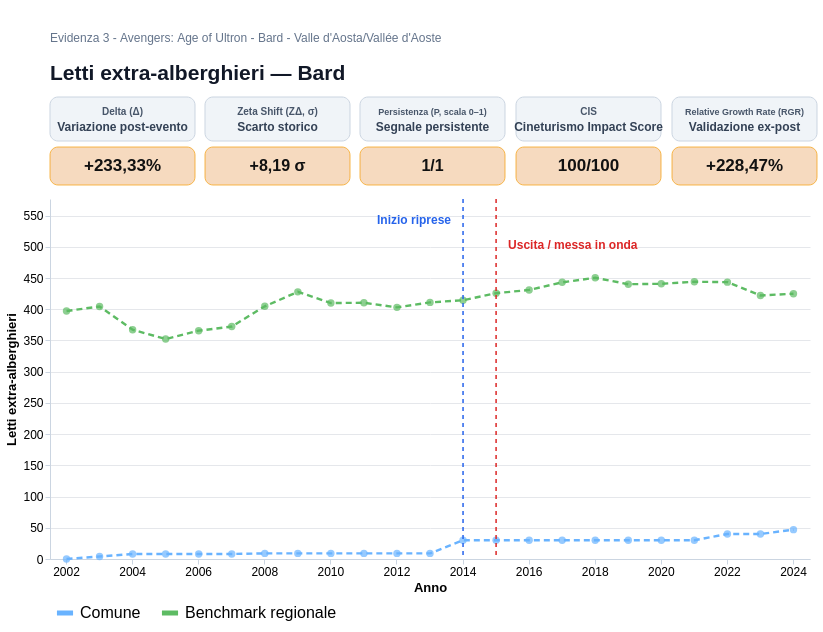

Write the Vega-Lite specification saved for this chart.
### Vega-Lite specification from a JSON file in a GitHub repository (floating-point values rounded to 4 significant figures)
{"$schema": "https://vega.github.io/schema/vega-lite/v5.json", "background": "white", "spacing": 12, "vconcat": [{"width": 760, "height": 58, "layer": [{"data": {"values": [{"x": 0, "y": 0, "text": "Letti extra-alberghieri — Bard"}]}, "mark": {"type": "text", "align": "left", "baseline": "top", "limit": 735, "fontSize": 21, "fontWeight": "bold", "color": "#111827"}, "encoding": {"x": {"field": "x", "type": "quantitative", "axis": null, "scale": {"domain": [0, 760]}}, "y": {"field": "y", "type": "quantitative", "axis": null, "scale": {"domain": [0, 58]}}, "text": {"field": "text"}}}, {"data": {"values": [{"x": 0, "y": 30, "text": "Evidenza 3 - Avengers: Age of Ultron - Bard - Valle d'Aosta/Vallée d'Aoste"}]}, "mark": {"type": "text", "align": "left", "baseline": "top", "limit": 740, "fontSize": 12, "color": "#64748B"}, "encoding": {"x": {"field": "x", "type": "quantitative", "axis": null, "scale": {"domain": [0, 760]}}, "y": {"field": "y", "type": "quantitative", "axis": null, "scale": {"domain": [0, 58]}}, "text": {"field": "text"}}}]}, {"hconcat": [{"vconcat": [{"width": 145, "height": 44, "layer": [{"data": {"values": [{"tip": "Delta (Δ): variazione percentuale tra il valore comunale immediatamente precedente allo shock (T−1=2013) e la media osservata nel triennio di impatto T0→T+2 (2014→2016). Formula: (media post − T−1)/|T−1|."}]}, "mark": {"type": "rect", "cornerRadius": 8, "fill": "#F0F4F8", "stroke": "#CBD5E1", "strokeWidth": 1}, "encoding": {"x": {"value": 0}, "x2": {"value": 145}, "y": {"value": 0}, "y2": {"value": 44}, "tooltip": [{"field": "tip", "type": "nominal", "title": "Delta (Δ)"}]}}, {"data": {"values": [{"x": 72.5, "y": 14, "text": "Variazione post-evento"}]}, "mark": {"type": "text", "align": "center", "baseline": "middle", "fontSize": 12, "fontWeight": "bold", "color": "#334155"}, "encoding": {"x": {"field": "x", "type": "quantitative", "axis": null, "scale": {"domain": [0, 145]}}, "y": {"field": "y", "type": "quantitative", "axis": null, "scale": {"domain": [0, 44]}}, "text": {"field": "text"}}}, {"data": {"values": [{"x": 72.5, "y": 29, "text": "Delta (Δ)"}]}, "mark": {"type": "text", "align": "center", "baseline": "middle", "fontSize": 10, "fontWeight": "bold", "color": "#475569"}, "encoding": {"x": {"field": "x", "type": "quantitative", "axis": null, "scale": {"domain": [0, 145]}}, "y": {"field": "y", "type": "quantitative", "axis": null, "scale": {"domain": [0, 44]}}, "text": {"field": "text"}}}]}, {"width": 145, "height": 38, "layer": [{"data": {"values": [{"tip": "Delta (Δ): variazione percentuale tra il valore comunale immediatamente precedente allo shock (T−1=2013) e la media osservata nel triennio di impatto T0→T+2 (2014→2016). Formula: (media post − T−1)/|T−1|."}]}, "mark": {"type": "rect", "cornerRadius": 8, "fill": "#F6D6B8", "stroke": "#F59E0B", "strokeWidth": 0.8, "opacity": 0.9}, "encoding": {"x": {"value": 0}, "x2": {"value": 145}, "y": {"value": 0}, "y2": {"value": 38}, "tooltip": [{"field": "tip", "type": "nominal", "title": "Delta (Δ)"}]}}, {"data": {"values": [{"x": 72.5, "y": 19, "text": "+233,33%"}]}, "mark": {"type": "text", "align": "center", "baseline": "middle", "fontSize": 17, "fontWeight": "bold", "color": "#111111"}, "encoding": {"x": {"field": "x", "type": "quantitative", "axis": null, "scale": {"domain": [0, 145]}}, "y": {"field": "y", "type": "quantitative", "axis": null, "scale": {"domain": [0, 38]}}, "text": {"field": "text"}}}]}], "spacing": 4}, {"vconcat": [{"width": 145, "height": 44, "layer": [{"data": {"values": [{"tip": "Zeta Shift (ZΔ): Z-Score dello scostamento tra la media di impatto T0→T+2 e la baseline storica 2002→2013 (n=12). È espresso in σ e misura l'eccezionalità statistica dello shock locale rispetto alla variabilità pre-evento."}]}, "mark": {"type": "rect", "cornerRadius": 8, "fill": "#F0F4F8", "stroke": "#CBD5E1", "strokeWidth": 1}, "encoding": {"x": {"value": 0}, "x2": {"value": 145}, "y": {"value": 0}, "y2": {"value": 44}, "tooltip": [{"field": "tip", "type": "nominal", "title": "Zeta Shift (ZΔ)"}]}}, {"data": {"values": [{"x": 72.5, "y": 14, "text": "Scarto storico"}]}, "mark": {"type": "text", "align": "center", "baseline": "middle", "fontSize": 12, "fontWeight": "bold", "color": "#334155"}, "encoding": {"x": {"field": "x", "type": "quantitative", "axis": null, "scale": {"domain": [0, 145]}}, "y": {"field": "y", "type": "quantitative", "axis": null, "scale": {"domain": [0, 44]}}, "text": {"field": "text"}}}, {"data": {"values": [{"x": 72.5, "y": 29, "text": "Zeta Shift (ZΔ, σ)"}]}, "mark": {"type": "text", "align": "center", "baseline": "middle", "fontSize": 10, "fontWeight": "bold", "color": "#475569"}, "encoding": {"x": {"field": "x", "type": "quantitative", "axis": null, "scale": {"domain": [0, 145]}}, "y": {"field": "y", "type": "quantitative", "axis": null, "scale": {"domain": [0, 44]}}, "text": {"field": "text"}}}]}, {"width": 145, "height": 38, "layer": [{"data": {"values": [{"tip": "Zeta Shift (ZΔ): Z-Score dello scostamento tra la media di impatto T0→T+2 e la baseline storica 2002→2013 (n=12). È espresso in σ e misura l'eccezionalità statistica dello shock locale rispetto alla variabilità pre-evento."}]}, "mark": {"type": "rect", "cornerRadius": 8, "fill": "#F6D6B8", "stroke": "#F59E0B", "strokeWidth": 0.8, "opacity": 0.9}, "encoding": {"x": {"value": 0}, "x2": {"value": 145}, "y": {"value": 0}, "y2": {"value": 38}, "tooltip": [{"field": "tip", "type": "nominal", "title": "Zeta Shift (ZΔ)"}]}}, {"data": {"values": [{"x": 72.5, "y": 19, "text": "+8,19 σ"}]}, "mark": {"type": "text", "align": "center", "baseline": "middle", "fontSize": 16, "fontWeight": "bold", "color": "#111111"}, "encoding": {"x": {"field": "x", "type": "quantitative", "axis": null, "scale": {"domain": [0, 145]}}, "y": {"field": "y", "type": "quantitative", "axis": null, "scale": {"domain": [0, 38]}}, "text": {"field": "text"}}}]}], "spacing": 4}, {"vconcat": [{"width": 145, "height": 44, "layer": [{"data": {"values": [{"tip": "Persistenza (P): quota dei tre anni T0→T+2 in cui il valore comunale resta superiore alla media della baseline storica T_min→T−1. Scala 0–1: 1 indica tenuta positiva in tutti e tre gli anni."}]}, "mark": {"type": "rect", "cornerRadius": 8, "fill": "#F0F4F8", "stroke": "#CBD5E1", "strokeWidth": 1}, "encoding": {"x": {"value": 0}, "x2": {"value": 145}, "y": {"value": 0}, "y2": {"value": 44}, "tooltip": [{"field": "tip", "type": "nominal", "title": "Persistenza (P)"}]}}, {"data": {"values": [{"x": 72.5, "y": 14, "text": "Segnale persistente"}]}, "mark": {"type": "text", "align": "center", "baseline": "middle", "fontSize": 12, "fontWeight": "bold", "color": "#334155"}, "encoding": {"x": {"field": "x", "type": "quantitative", "axis": null, "scale": {"domain": [0, 145]}}, "y": {"field": "y", "type": "quantitative", "axis": null, "scale": {"domain": [0, 44]}}, "text": {"field": "text"}}}, {"data": {"values": [{"x": 72.5, "y": 29, "text": "Persistenza (P, scala 0–1)"}]}, "mark": {"type": "text", "align": "center", "baseline": "middle", "fontSize": 9, "fontWeight": "bold", "color": "#475569"}, "encoding": {"x": {"field": "x", "type": "quantitative", "axis": null, "scale": {"domain": [0, 145]}}, "y": {"field": "y", "type": "quantitative", "axis": null, "scale": {"domain": [0, 44]}}, "text": {"field": "text"}}}]}, {"width": 145, "height": 38, "layer": [{"data": {"values": [{"tip": "Persistenza (P): quota dei tre anni T0→T+2 in cui il valore comunale resta superiore alla media della baseline storica T_min→T−1. Scala 0–1: 1 indica tenuta positiva in tutti e tre gli anni."}]}, "mark": {"type": "rect", "cornerRadius": 8, "fill": "#F6D6B8", "stroke": "#F59E0B", "strokeWidth": 0.8, "opacity": 0.9}, "encoding": {"x": {"value": 0}, "x2": {"value": 145}, "y": {"value": 0}, "y2": {"value": 38}, "tooltip": [{"field": "tip", "type": "nominal", "title": "Persistenza (P)"}]}}, {"data": {"values": [{"x": 72.5, "y": 19, "text": "1/1"}]}, "mark": {"type": "text", "align": "center", "baseline": "middle", "fontSize": 16, "fontWeight": "bold", "color": "#111111"}, "encoding": {"x": {"field": "x", "type": "quantitative", "axis": null, "scale": {"domain": [0, 145]}}, "y": {"field": "y", "type": "quantitative", "axis": null, "scale": {"domain": [0, 38]}}, "text": {"field": "text"}}}]}], "spacing": 4}, {"vconcat": [{"width": 145, "height": 44, "layer": [{"data": {"values": [{"tip": "CIS: indice composito endogeno su scala 0–100. Combina le componenti normalizzate di Delta, Zeta Shift e Persistenza con pesi standard pari al 45%, 35% e 20%. Il cap teorico è 100/100."}]}, "mark": {"type": "rect", "cornerRadius": 8, "fill": "#F0F4F8", "stroke": "#CBD5E1", "strokeWidth": 1}, "encoding": {"x": {"value": 0}, "x2": {"value": 145}, "y": {"value": 0}, "y2": {"value": 44}, "tooltip": [{"field": "tip", "type": "nominal", "title": "CIS"}]}}, {"data": {"values": [{"x": 72.5, "y": 14, "text": "Cineturismo Impact Score"}]}, "mark": {"type": "text", "align": "center", "baseline": "middle", "fontSize": 12, "fontWeight": "bold", "color": "#334155"}, "encoding": {"x": {"field": "x", "type": "quantitative", "axis": null, "scale": {"domain": [0, 145]}}, "y": {"field": "y", "type": "quantitative", "axis": null, "scale": {"domain": [0, 44]}}, "text": {"field": "text"}}}, {"data": {"values": [{"x": 72.5, "y": 29, "text": "CIS"}]}, "mark": {"type": "text", "align": "center", "baseline": "middle", "fontSize": 10, "fontWeight": "bold", "color": "#475569"}, "encoding": {"x": {"field": "x", "type": "quantitative", "axis": null, "scale": {"domain": [0, 145]}}, "y": {"field": "y", "type": "quantitative", "axis": null, "scale": {"domain": [0, 44]}}, "text": {"field": "text"}}}]}, {"width": 145, "height": 38, "layer": [{"data": {"values": [{"tip": "CIS: indice composito endogeno su scala 0–100. Combina le componenti normalizzate di Delta, Zeta Shift e Persistenza con pesi standard pari al 45%, 35% e 20%. Il cap teorico è 100/100."}]}, "mark": {"type": "rect", "cornerRadius": 8, "fill": "#F6D6B8", "stroke": "#F59E0B", "strokeWidth": 0.8, "opacity": 0.9}, "encoding": {"x": {"value": 0}, "x2": {"value": 145}, "y": {"value": 0}, "y2": {"value": 38}, "tooltip": [{"field": "tip", "type": "nominal", "title": "CIS"}]}}, {"data": {"values": [{"x": 72.5, "y": 19, "text": "100/100"}]}, "mark": {"type": "text", "align": "center", "baseline": "middle", "fontSize": 17, "fontWeight": "bold", "color": "#111111"}, "encoding": {"x": {"field": "x", "type": "quantitative", "axis": null, "scale": {"domain": [0, 145]}}, "y": {"field": "y", "type": "quantitative", "axis": null, "scale": {"domain": [0, 38]}}, "text": {"field": "text"}}}]}], "spacing": 4}, {"vconcat": [{"width": 145, "height": 44, "layer": [{"data": {"values": [{"tip": "Relative Growth Rate (RGR): KPI esogeno di validazione. Confronta la crescita del Comune con quella del benchmark regionale nella finestra standard T−1→T+2 (2013→2016), isolando il segnale locale dai macro-trend territoriali."}]}, "mark": {"type": "rect", "cornerRadius": 8, "fill": "#F0F4F8", "stroke": "#CBD5E1", "strokeWidth": 1}, "encoding": {"x": {"value": 0}, "x2": {"value": 145}, "y": {"value": 0}, "y2": {"value": 44}, "tooltip": [{"field": "tip", "type": "nominal", "title": "Relative Growth Rate (RGR)"}]}}, {"data": {"values": [{"x": 72.5, "y": 14, "text": "Validazione ex-post"}]}, "mark": {"type": "text", "align": "center", "baseline": "middle", "fontSize": 12, "fontWeight": "bold", "color": "#334155"}, "encoding": {"x": {"field": "x", "type": "quantitative", "axis": null, "scale": {"domain": [0, 145]}}, "y": {"field": "y", "type": "quantitative", "axis": null, "scale": {"domain": [0, 44]}}, "text": {"field": "text"}}}, {"data": {"values": [{"x": 72.5, "y": 29, "text": "Relative Growth Rate (RGR)"}]}, "mark": {"type": "text", "align": "center", "baseline": "middle", "fontSize": 9, "fontWeight": "bold", "color": "#475569"}, "encoding": {"x": {"field": "x", "type": "quantitative", "axis": null, "scale": {"domain": [0, 145]}}, "y": {"field": "y", "type": "quantitative", "axis": null, "scale": {"domain": [0, 44]}}, "text": {"field": "text"}}}]}, {"width": 145, "height": 38, "layer": [{"data": {"values": [{"tip": "Relative Growth Rate (RGR): KPI esogeno di validazione. Confronta la crescita del Comune con quella del benchmark regionale nella finestra standard T−1→T+2 (2013→2016), isolando il segnale locale dai macro-trend territoriali."}]}, "mark": {"type": "rect", "cornerRadius": 8, "fill": "#F6D6B8", "stroke": "#F59E0B", "strokeWidth": 0.8, "opacity": 0.9}, "encoding": {"x": {"value": 0}, "x2": {"value": 145}, "y": {"value": 0}, "y2": {"value": 38}, "tooltip": [{"field": "tip", "type": "nominal", "title": "Relative Growth Rate (RGR)"}]}}, {"data": {"values": [{"x": 72.5, "y": 19, "text": "+228,47%"}]}, "mark": {"type": "text", "align": "center", "baseline": "middle", "fontSize": 17, "fontWeight": "bold", "color": "#111111"}, "encoding": {"x": {"field": "x", "type": "quantitative", "axis": null, "scale": {"domain": [0, 145]}}, "y": {"field": "y", "type": "quantitative", "axis": null, "scale": {"domain": [0, 38]}}, "text": {"field": "text"}}}]}], "spacing": 4}], "spacing": 8}, {"width": 760, "height": 360, "layer": [{"data": {"values": [{"Anno": 2002, "Serie": "Comune", "Valore": 0, "Interpolato": "NO"}, {"Anno": 2002, "Serie": "Benchmark regionale", "Valore": 397.2, "Interpolato": "NO"}, {"Anno": 2003, "Serie": "Comune", "Valore": 4, "Interpolato": "NO"}, {"Anno": 2003, "Serie": "Benchmark regionale", "Valore": 404.5, "Interpolato": "NO"}, {"Anno": 2004, "Serie": "Comune", "Valore": 8, "Interpolato": "NO"}, {"Anno": 2004, "Serie": "Benchmark regionale", "Valore": 367.3, "Interpolato": "NO"}, {"Anno": 2005, "Serie": "Comune", "Valore": 8, "Interpolato": "NO"}, {"Anno": 2005, "Serie": "Benchmark regionale", "Valore": 352.4, "Interpolato": "NO"}, {"Anno": 2006, "Serie": "Comune", "Valore": 8, "Interpolato": "NO"}, {"Anno": 2006, "Serie": "Benchmark regionale", "Valore": 365.7, "Interpolato": "NO"}, {"Anno": 2007, "Serie": "Comune", "Valore": 8, "Interpolato": "NO"}, {"Anno": 2007, "Serie": "Benchmark regionale", "Valore": 372.4, "Interpolato": "NO"}, {"Anno": 2008, "Serie": "Comune", "Valore": 9, "Interpolato": "NO"}, {"Anno": 2008, "Serie": "Benchmark regionale", "Valore": 404.8, "Interpolato": "NO"}, {"Anno": 2009, "Serie": "Comune", "Valore": 9, "Interpolato": "NO"}, {"Anno": 2009, "Serie": "Benchmark regionale", "Valore": 427.9, "Interpolato": "NO"}, {"Anno": 2010, "Serie": "Comune", "Valore": 9, "Interpolato": "NO"}, {"Anno": 2010, "Serie": "Benchmark regionale", "Valore": 410.0, "Interpolato": "NO"}, {"Anno": 2011, "Serie": "Comune", "Valore": 9, "Interpolato": "NO"}, {"Anno": 2011, "Serie": "Benchmark regionale", "Valore": 410.4, "Interpolato": "NO"}, {"Anno": 2012, "Serie": "Comune", "Valore": 9, "Interpolato": "NO"}, {"Anno": 2012, "Serie": "Benchmark regionale", "Valore": 403.1, "Interpolato": "NO"}, {"Anno": 2013, "Serie": "Comune", "Valore": 9, "Interpolato": "NO"}, {"Anno": 2013, "Serie": "Benchmark regionale", "Valore": 411.0, "Interpolato": "NO"}, {"Anno": 2014, "Serie": "Comune", "Valore": 30, "Interpolato": "NO"}, {"Anno": 2014, "Serie": "Benchmark regionale", "Valore": 414.5, "Interpolato": "NO"}, {"Anno": 2015, "Serie": "Comune", "Valore": 30, "Interpolato": "NO"}, {"Anno": 2015, "Serie": "Benchmark regionale", "Valore": 425.7, "Interpolato": "NO"}, {"Anno": 2016, "Serie": "Comune", "Valore": 30, "Interpolato": "NO"}, {"Anno": 2016, "Serie": "Benchmark regionale", "Valore": 431, "Interpolato": "NO"}, {"Anno": 2017, "Serie": "Comune", "Valore": 30, "Interpolato": "NO"}, {"Anno": 2017, "Serie": "Benchmark regionale", "Valore": 443.2, "Interpolato": "NO"}, {"Anno": 2018, "Serie": "Comune", "Valore": 30, "Interpolato": "NO"}, {"Anno": 2018, "Serie": "Benchmark regionale", "Valore": 450.5, "Interpolato": "NO"}, {"Anno": 2019, "Serie": "Comune", "Valore": 30, "Interpolato": "NO"}, {"Anno": 2019, "Serie": "Benchmark regionale", "Valore": 440.2, "Interpolato": "NO"}, {"Anno": 2020, "Serie": "Comune", "Valore": 30, "Interpolato": "NO"}, {"Anno": 2020, "Serie": "Benchmark regionale", "Valore": 440.8, "Interpolato": "NO"}, {"Anno": 2021, "Serie": "Comune", "Valore": 30, "Interpolato": "NO"}, {"Anno": 2021, "Serie": "Benchmark regionale", "Valore": 444.1, "Interpolato": "NO"}, {"Anno": 2022, "Serie": "Comune", "Valore": 40, "Interpolato": "NO"}, {"Anno": 2022, "Serie": "Benchmark regionale", "Valore": 443.4, "Interpolato": "NO"}, {"Anno": 2023, "Serie": "Comune", "Valore": 40, "Interpolato": "NO"}, {"Anno": 2023, "Serie": "Benchmark regionale", "Valore": 422.1, "Interpolato": "NO"}, {"Anno": 2024, "Serie": "Comune", "Valore": 47, "Interpolato": "NO"}, {"Anno": 2024, "Serie": "Benchmark regionale", "Valore": 425.0, "Interpolato": "NO"}]}, "mark": {"type": "line", "strokeWidth": 2.4, "strokeDash": [6, 4]}, "encoding": {"x": {"field": "Anno", "type": "ordinal", "sort": [2002, 2003, 2004, 2005, 2006, 2007, 2008, 2009, 2010, 2011, 2012, 2013, 2014, 2015, 2016, 2017, 2018, 2019, 2020, 2021, 2022, 2023, 2024], "axis": {"title": "Anno", "values": [2002, 2004, 2006, 2008, 2010, 2012, 2014, 2016, 2018, 2020, 2022, 2024], "labelAngle": 0, "labelFontSize": 12, "titleFontSize": 13}}, "y": {"field": "Valore", "type": "quantitative", "scale": {"domain": [0.0, 576.7]}, "axis": {"title": "Letti extra-alberghieri", "labelFontSize": 12, "titleFontSize": 13, "format": ",.0f"}}, "color": {"field": "Serie", "type": "nominal", "scale": {"domain": ["Comune", "Benchmark regionale"], "range": ["#69B3FF", "#5DBB63"]}, "legend": {"orient": "bottom", "title": null, "labelFontSize": 16, "symbolSize": 260, "direction": "horizontal", "columns": 2, "symbolStrokeWidth": 5, "offset": 4, "padding": 4, "labelLimit": 320}}, "detail": {"field": "Serie"}}}, {"data": {"values": [{"Anno": 2002, "Serie": "Comune", "Valore": 0, "Interpolato": "NO"}, {"Anno": 2002, "Serie": "Benchmark regionale", "Valore": 397.2, "Interpolato": "NO"}, {"Anno": 2003, "Serie": "Comune", "Valore": 4, "Interpolato": "NO"}, {"Anno": 2003, "Serie": "Benchmark regionale", "Valore": 404.5, "Interpolato": "NO"}, {"Anno": 2004, "Serie": "Comune", "Valore": 8, "Interpolato": "NO"}, {"Anno": 2004, "Serie": "Benchmark regionale", "Valore": 367.3, "Interpolato": "NO"}, {"Anno": 2005, "Serie": "Comune", "Valore": 8, "Interpolato": "NO"}, {"Anno": 2005, "Serie": "Benchmark regionale", "Valore": 352.4, "Interpolato": "NO"}, {"Anno": 2006, "Serie": "Comune", "Valore": 8, "Interpolato": "NO"}, {"Anno": 2006, "Serie": "Benchmark regionale", "Valore": 365.7, "Interpolato": "NO"}, {"Anno": 2007, "Serie": "Comune", "Valore": 8, "Interpolato": "NO"}, {"Anno": 2007, "Serie": "Benchmark regionale", "Valore": 372.4, "Interpolato": "NO"}, {"Anno": 2008, "Serie": "Comune", "Valore": 9, "Interpolato": "NO"}, {"Anno": 2008, "Serie": "Benchmark regionale", "Valore": 404.8, "Interpolato": "NO"}, {"Anno": 2009, "Serie": "Comune", "Valore": 9, "Interpolato": "NO"}, {"Anno": 2009, "Serie": "Benchmark regionale", "Valore": 427.9, "Interpolato": "NO"}, {"Anno": 2010, "Serie": "Comune", "Valore": 9, "Interpolato": "NO"}, {"Anno": 2010, "Serie": "Benchmark regionale", "Valore": 410.0, "Interpolato": "NO"}, {"Anno": 2011, "Serie": "Comune", "Valore": 9, "Interpolato": "NO"}, {"Anno": 2011, "Serie": "Benchmark regionale", "Valore": 410.4, "Interpolato": "NO"}, {"Anno": 2012, "Serie": "Comune", "Valore": 9, "Interpolato": "NO"}, {"Anno": 2012, "Serie": "Benchmark regionale", "Valore": 403.1, "Interpolato": "NO"}, {"Anno": 2013, "Serie": "Comune", "Valore": 9, "Interpolato": "NO"}, {"Anno": 2013, "Serie": "Benchmark regionale", "Valore": 411.0, "Interpolato": "NO"}, {"Anno": 2014, "Serie": "Comune", "Valore": 30, "Interpolato": "NO"}, {"Anno": 2014, "Serie": "Benchmark regionale", "Valore": 414.5, "Interpolato": "NO"}, {"Anno": 2015, "Serie": "Comune", "Valore": 30, "Interpolato": "NO"}, {"Anno": 2015, "Serie": "Benchmark regionale", "Valore": 425.7, "Interpolato": "NO"}, {"Anno": 2016, "Serie": "Comune", "Valore": 30, "Interpolato": "NO"}, {"Anno": 2016, "Serie": "Benchmark regionale", "Valore": 431, "Interpolato": "NO"}, {"Anno": 2017, "Serie": "Comune", "Valore": 30, "Interpolato": "NO"}, {"Anno": 2017, "Serie": "Benchmark regionale", "Valore": 443.2, "Interpolato": "NO"}, {"Anno": 2018, "Serie": "Comune", "Valore": 30, "Interpolato": "NO"}, {"Anno": 2018, "Serie": "Benchmark regionale", "Valore": 450.5, "Interpolato": "NO"}, {"Anno": 2019, "Serie": "Comune", "Valore": 30, "Interpolato": "NO"}, {"Anno": 2019, "Serie": "Benchmark regionale", "Valore": 440.2, "Interpolato": "NO"}, {"Anno": 2020, "Serie": "Comune", "Valore": 30, "Interpolato": "NO"}, {"Anno": 2020, "Serie": "Benchmark regionale", "Valore": 440.8, "Interpolato": "NO"}, {"Anno": 2021, "Serie": "Comune", "Valore": 30, "Interpolato": "NO"}, {"Anno": 2021, "Serie": "Benchmark regionale", "Valore": 444.1, "Interpolato": "NO"}, {"Anno": 2022, "Serie": "Comune", "Valore": 40, "Interpolato": "NO"}, {"Anno": 2022, "Serie": "Benchmark regionale", "Valore": 443.4, "Interpolato": "NO"}, {"Anno": 2023, "Serie": "Comune", "Valore": 40, "Interpolato": "NO"}, {"Anno": 2023, "Serie": "Benchmark regionale", "Valore": 422.1, "Interpolato": "NO"}, {"Anno": 2024, "Serie": "Comune", "Valore": 47, "Interpolato": "NO"}, {"Anno": 2024, "Serie": "Benchmark regionale", "Valore": 425.0, "Interpolato": "NO"}]}, "transform": [{"filter": "datum.Valore != null"}], "mark": {"type": "point", "filled": true, "size": 55}, "encoding": {"x": {"field": "Anno", "type": "ordinal", "sort": [2002, 2003, 2004, 2005, 2006, 2007, 2008, 2009, 2010, 2011, 2012, 2013, 2014, 2015, 2016, 2017, 2018, 2019, 2020, 2021, 2022, 2023, 2024]}, "y": {"field": "Valore", "type": "quantitative", "scale": {"domain": [0.0, 576.7]}}, "color": {"condition": {"test": "datum.Interpolato === 'SI'", "value": "#D1D5DB"}, "field": "Serie", "type": "nominal", "scale": {"domain": ["Comune", "Benchmark regionale"], "range": ["#69B3FF", "#5DBB63"]}, "legend": null}, "tooltip": [{"field": "Serie", "type": "nominal", "title": "Serie"}, {"field": "Anno", "type": "ordinal", "title": "Anno"}, {"field": "Valore", "type": "quantitative", "title": "Valore", "format": ",.0f"}, {"field": "Interpolato", "type": "nominal", "title": "Interpolato"}]}}, {"data": {"values": [{"Anno": 2014}]}, "mark": {"type": "rule", "stroke": "#2563EB", "strokeDash": [4, 4], "strokeWidth": 1.5}, "encoding": {"x": {"field": "Anno", "type": "ordinal", "sort": [2002, 2003, 2004, 2005, 2006, 2007, 2008, 2009, 2010, 2011, 2012, 2013, 2014, 2015, 2016, 2017, 2018, 2019, 2020, 2021, 2022, 2023, 2024]}}}, {"data": {"values": [{"Anno": 2014, "Val": 542.9, "Lab": "Inizio riprese"}]}, "mark": {"type": "text", "angle": 0, "baseline": "middle", "align": "right", "dx": -12, "dy": 0, "fontSize": 12, "fontWeight": "bold", "color": "#2563EB"}, "encoding": {"x": {"field": "Anno", "type": "ordinal", "sort": [2002, 2003, 2004, 2005, 2006, 2007, 2008, 2009, 2010, 2011, 2012, 2013, 2014, 2015, 2016, 2017, 2018, 2019, 2020, 2021, 2022, 2023, 2024]}, "y": {"field": "Val", "type": "quantitative", "scale": {"domain": [0.0, 576.7]}}, "text": {"field": "Lab"}}}, {"data": {"values": [{"Anno": 2015}]}, "mark": {"type": "rule", "stroke": "#DC2626", "strokeDash": [4, 4], "strokeWidth": 1.5}, "encoding": {"x": {"field": "Anno", "type": "ordinal", "sort": [2002, 2003, 2004, 2005, 2006, 2007, 2008, 2009, 2010, 2011, 2012, 2013, 2014, 2015, 2016, 2017, 2018, 2019, 2020, 2021, 2022, 2023, 2024]}}}, {"data": {"values": [{"Anno": 2015, "Val": 502.3, "Lab": "Uscita / messa in onda"}]}, "mark": {"type": "text", "angle": 0, "baseline": "middle", "align": "left", "dx": 12, "dy": 0, "fontSize": 12, "fontWeight": "bold", "color": "#DC2626"}, "encoding": {"x": {"field": "Anno", "type": "ordinal", "sort": [2002, 2003, 2004, 2005, 2006, 2007, 2008, 2009, 2010, 2011, 2012, 2013, 2014, 2015, 2016, 2017, 2018, 2019, 2020, 2021, 2022, 2023, 2024]}, "y": {"field": "Val", "type": "quantitative", "scale": {"domain": [0.0, 576.7]}}, "text": {"field": "Lab"}}}], "resolve": {"scale": {"color": "shared"}}}], "config": {"view": {"stroke": null}, "axis": {"gridColor": "#E5E7EB", "tickColor": "#CBD5E1", "domainColor": "#CBD5E1"}}}
